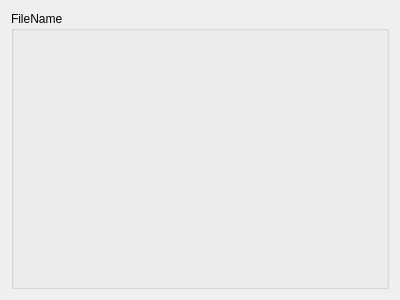
<?xml version="1.0" encoding="UTF-8"?>
<ui version="4.0">
 <class>ImageBox</class>
 <widget class="QWidget" name="ImageBox">
  <property name="geometry">
   <rect>
    <x>0</x>
    <y>0</y>
    <width>400</width>
    <height>300</height>
   </rect>
  </property>
  <property name="windowTitle">
   <string>Form</string>
  </property>
  <layout class="QVBoxLayout" name="verticalLayout">
   <item>
    <widget class="QGroupBox" name="ImageGroupBox">
     <property name="title">
      <string>FileName</string>
     </property>
    </widget>
   </item>
  </layout>
 </widget>
 <resources/>
 <connections/>
</ui>
